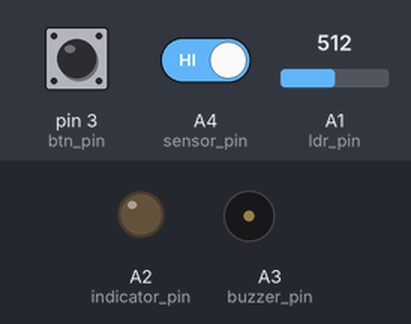
Recording of a sketch running on a simulated Arduino Uno, built with avr-gcc and run on an emulated ATmega328P. Parts: output pins drawn as LEDs (lit = HIGH), buzzer (waves = sounding, pin HIGH). The inputs (shaded band) are chosen by the test bench; at power-on: A1 (ldr_pin) = 512, pin 3 (btn_pin) HIGH, A4 (sensor_pin) HIGH. The modem accepts every AT command (registered, SIM ready, sends succeed) and sends nothing else; what the sketch prints to the serial monitor is not drawn.

Above: at 8.1 s.
8.2 s: A1 (ldr_pin) set to 413
9.7 s: A1 (ldr_pin) set to 382
At 10.6 s:
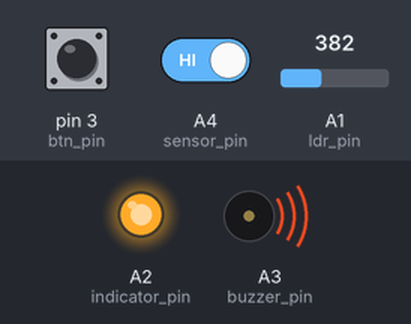
At 42.9 s:
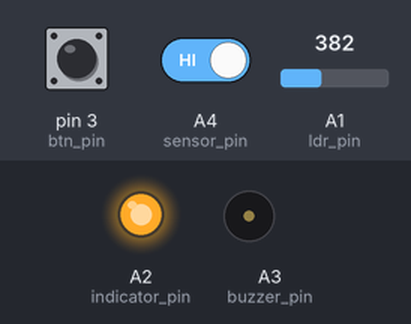
Timing chart, 0 to 43.6 s (numbered marks = the images above; inputs shaded):
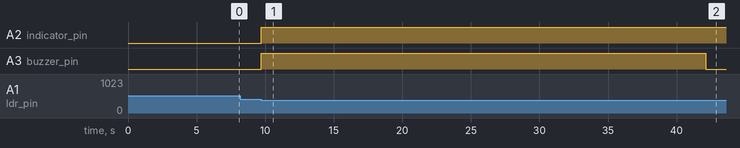

Measured:
- the behaviour switches between 400 and 399 on A1 (ldr_pin) (found by bisection; images 0 and 1)
- after the input at 8.2 s, every drawn part: stays the same
- after the input at 9.7 s, A2 (indicator_pin): LOW → HIGH at once; A3 (buzzer_pin): LOW → HIGH at once, → LOW 32.4 s later

The sketch:

VTE2657.ino
```cpp
#include "Operation.h"

void setup() {
  Serial.begin(9600);
  initialize();

}

void loop() {
  if (digitalRead(sensor_pin) == LOW) {
    digitalWrite(indicator_pin, HIGH);
    controlStepper();
    digitalWrite(indicator_pin, LOW);
  }

  if (analogRead(ldr_pin) < ldr_min_value) {
    digitalWrite(indicator_pin, HIGH);
    if (!info_sent) {
      digitalWrite(buzzer_pin, HIGH);
      for (int i = 0; i < phones; i++)
        sendSMS(phone_numbers[i], "Warning.! Toilet run out of paper.");

      digitalWrite(buzzer_pin, LOW);
      info_sent = true;
    }
  }else{
    digitalWrite(indicator_pin, LOW);
    digitalWrite(buzzer_pin, LOW);
    info_sent = false;
  }
}
```

Communication.h
```cpp
#include <SoftwareSerial.h>
#define gsm_Rx 9
#define gsm_Tx 10

SoftwareSerial serialGSM(gsm_Rx, gsm_Tx);

// Decralation of useful variables
const char* phone_numbers[] = {
  "+255683628828",
  "+255655191803",
  "+255768031174",
  "+255744788692"
};

uint8_t phones = sizeof(phone_numbers) / sizeof(phone_numbers[0]);


// Method for gsm command
void commandGSM(String command) {
  serialGSM.println(command);
  delay(2e3);
  while (serialGSM.available()) {
    Serial.write(serialGSM.read());
    delay(50);
  }
}

void initializeGSM(){
  commandGSM("AT");
  commandGSM("AT+CMGF=1");
  commandGSM("AT+CNMI=2,2,0,0,0");
}

void sendSMS(String phone, String message) {
  commandGSM("AT+CMGS=\"" + phone + "\"");
  commandGSM(message); delay(3e3);
  serialGSM.println(char(26));
  while (serialGSM.available()) {
    Serial.write(serialGSM.read());
    delay(50);
  }
}
```

Operation.h
```cpp
#include <Stepper.h>
#include "Communication.h"
#define steps_per_revolution 120

Stepper stepper(steps_per_revolution, 8, 7, 6, 5);

// Definition of pin connections
uint8_t btn_pin = 3, sensor_pin = A4, buzzer_pin = A3, indicator_pin = A2, ldr_pin = A1;

// Decralation of usefull variables
bool emergence = false, info_sent = false;
int ldr_min_value = 400;

// Methode for ISR
void emergenceAlertISR() {
  emergence = true;
}

// Methode to initialize the system
void initialize() {
  pinMode(ldr_pin, INPUT);
  pinMode(sensor_pin, INPUT);
  pinMode(buzzer_pin, OUTPUT);
  pinMode(indicator_pin, OUTPUT);
  pinMode(btn_pin, INPUT_PULLUP);

  initializeGSM();
  stepper.setSpeed(30);
  attachInterrupt(digitalPinToInterrupt(btn_pin), emergenceAlertISR, FALLING);
}

// Methode to send Emergence Alert
void emergenceAlert() {
  digitalWrite(buzzer_pin, HIGH);
  digitalWrite(indicator_pin, HIGH);
  for (int i = 0; i < phones; i++)
    sendSMS(phone_numbers[i], "Someone request emergence alert");
  digitalWrite(buzzer_pin, LOW);
  digitalWrite(indicator_pin, LOW);
}

// Methode to control Stepper motor
void controlStepper() {
  stepper.step(steps_per_revolution);
  delay(1000);
}
```
